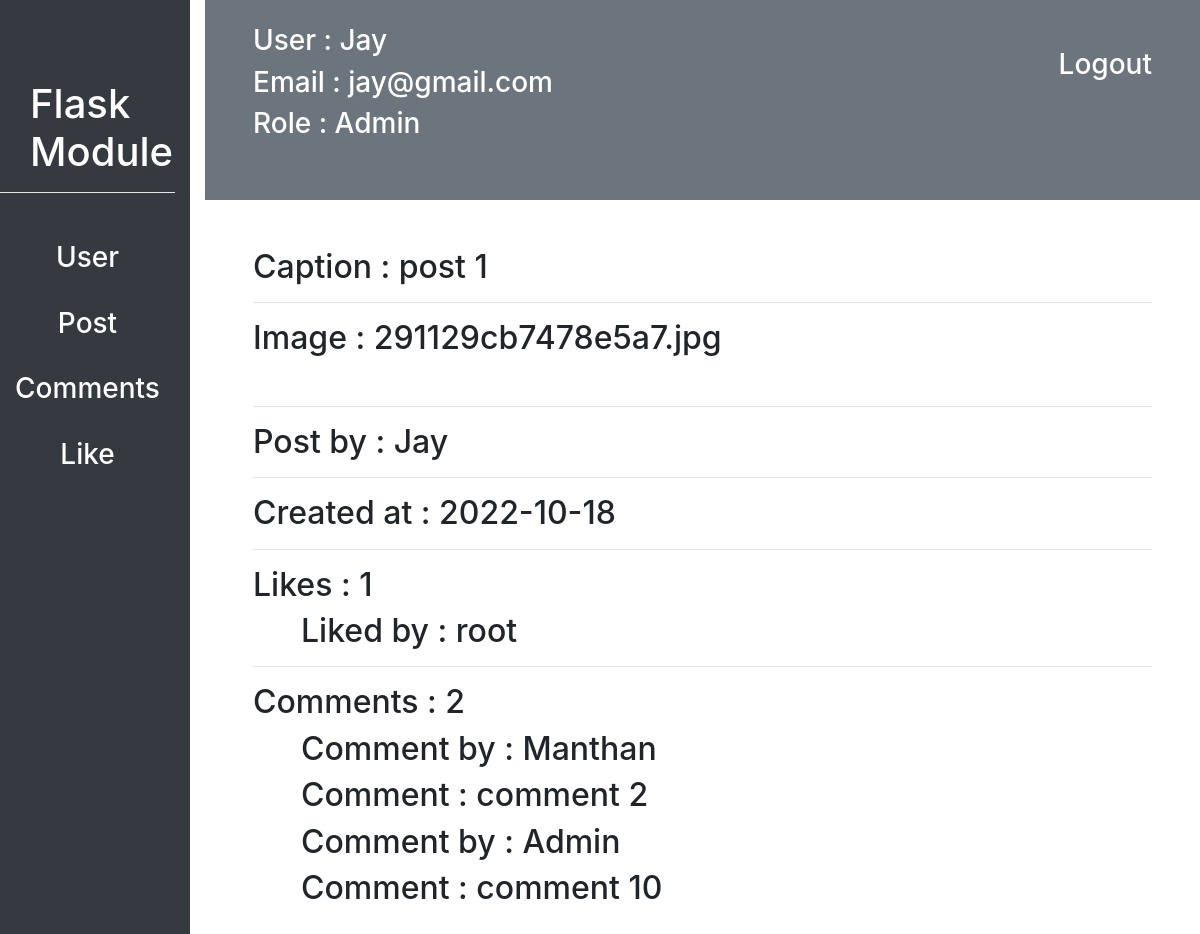
Page /customadmin/10/post_detail (signed in) on the earlier database version.
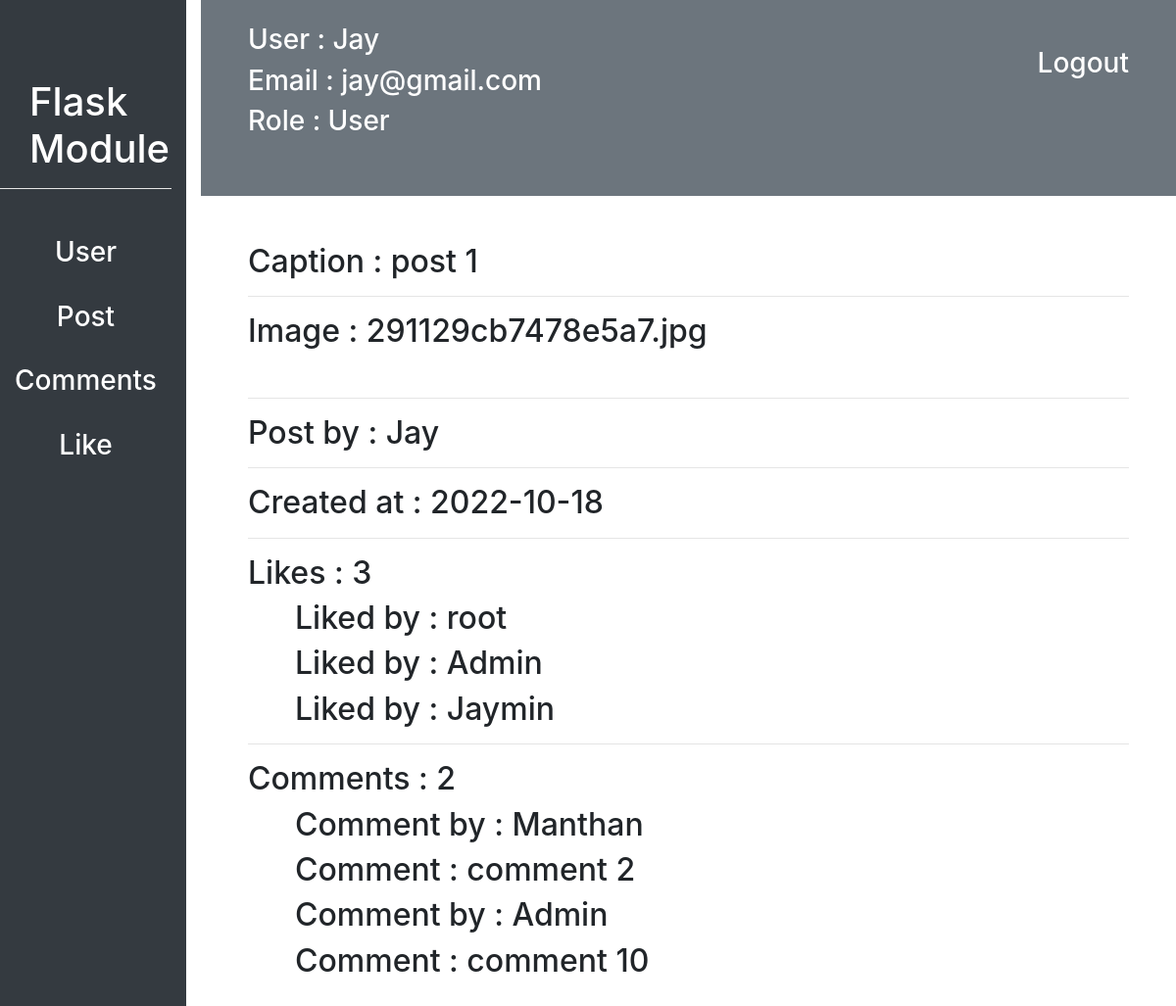
Same page on the later database version.
### flask_module/user/models.py (models this page shows, shortened)
class User(db.Model, UserMixin):
    id = db.Column(db.Integer, primary_key=True)
    username = db.Column(db.String(20), unique=True, nullable=False)
    email = db.Column(db.String(30), unique=True, nullable=False)
    profile_picture = db.Column(db.String(70), nullable=False, default="defualt_img.jpg")
    password = db.Column(db.String(15), nullable=False)
    like = db.relationship("Likes", backref="user", lazy=True, cascade = "all, delete, delete-orphan", )
    post = db.relationship("Post", backref="user", lazy=True, cascade = "all, delete, delete-orphan", )
    comment = db.relationship("Comments", backref="user", lazy=True, cascade = "all, delete, delete-orphan", )
    following = db.relationship("User",
                    secondary=connected_user,
                    primaryjoin=id==connected_user.c.parent_id,
                    secondaryjoin=id==connected_user.c.children_id,
                    backref="followed_by")
    role_id = db.Column(db.Integer, db.ForeignKey("role.id"), nullable=False)

class Role(db.Model):
    id = db.Column(db.Integer, primary_key=True)
    name = db.Column(db.String(20), unique=True, nullable=False)
    user = db.relationship("User", backref="role")

### flask_module/posts/models.py (models this page shows, shortened)
class Post(db.Model):
    id = db.Column(db.Integer, primary_key=True)
    image = db.Column(db.String(70), nullable=False)
    caption = db.Column(db.String(20), nullable=False)
    created_at = db.Column(db.DateTime, nullable=False, default=datetime.now())
    user_id = db.Column(db.Integer, db.ForeignKey("user.id"), nullable=False)
    comment = db.relationship("Comments", backref="post", lazy=True, cascade = "all, delete, delete-orphan", )
    likes = db.relationship("Likes", backref="post", lazy=True, cascade = "all, delete, delete-orphan", )

class Likes(db.Model):
    id = db.Column(db.Integer, primary_key=True)
    user_id = db.Column(db.Integer, db.ForeignKey("user.id"), nullable=False)
    post_id = db.Column(db.Integer, db.ForeignKey("post.id"), nullable=False)

class Comments(db.Model):
    id = db.Column(db.Integer, primary_key=True)
    user_id = db.Column(db.Integer, db.ForeignKey("user.id"), nullable=False)
    post_id = db.Column(db.Integer, db.ForeignKey("post.id"), nullable=False)
    comment = db.Column(db.String(200), nullable=True)

### flask_module/customadmin/routes.py (the view)
@customadmin.route("/customadmin/<int:post_id>/post_detail")
@login_required
def post_detail(post_id):
    post = Post.query.filter_by(id=int(post_id)).first()
    return render_template("customadmin/posts/post_detail.html", post=post)

### flask_module/customadmin/routes.py (called while the page is built)
def login_required(f):
    @wraps(f)
    def decorated_function(*args, **kwargs):
        if current_user.is_authenticated is False:
            return redirect(url_for('customadmin.login'))
        return f(*args, **kwargs)
    return decorated_function

### flask_module/user/models.py (called while the page is built)
@login_manager.user_loader
def load_user(user_id):
    return User.query.filter_by(id=int(user_id)).first()

### flask_module/templates/customadmin/posts/post_detail.html (shortened to what this page needs)
{% extends "customadmin/dashboard.html" %}
{% block contant %}
<div class="m-5">
    <h2>Caption : {{post.caption}}</h2>
    <hr>
    <h2>Image : {{post.image}}</h2>
    <hr>
    <h2>Post by : {{post.user.username}}</h2>
    <hr>
    <h2>Created at : {{post.created_at.strftime('%Y-%m-%d')}}</h2>
    <hr>
    <h2>Likes : {{post.likes|length}}</h2>
    {% for like in post.likes %}
        <h2 class="ml-5">Liked by : {{like.user.username}}</h2>
    {% endfor %}
    <hr>
    <h2>Comments : {{post.comment|length}}</h2>
    {% for comment in post.comment %}
        <h2 class="ml-5">Comment by : {{comment.user.username}}</h2>
        <h2 class="ml-5">Comment : {{comment.comment}}</h2>
    {% endfor %}
</div>
{% endblock contant %}

### flask_module/templates/customadmin/dashboard.html (shortened to what this page needs)
<!DOCTYPE html>
<html lang="en">
<head>
    <link rel="stylesheet" href="{{ url_for('static', filename='css/bootstrap.css') }}">
</head>
<body>
    <div class="row" id="sidebar">
        <div class="col bg-dark">
            <div id="module-title">
                <h1 class="text-white">Flask Module</h1>
            </div>
            <hr style="background: white">
            <div class="mt-5 text-center">
                <a href="{{url_for('customadmin.dashboard', username=current_user.username)}}"><h3 class="text-white">User</h3></a><br>
                <a href="{{url_for('customadmin.post_list')}}"><h3 class="text-white">Post</h3></a><br>
                <a href="{{url_for('customadmin.comments_list')}}"><h3 class="text-white">Comments</h3></a><br>
                <a href="{{url_for('customadmin.like_list')}}"><h3 class="text-white">Like</h3></a><br>
            </div>
        </div>
        <div class="col-10">
            <div id="navbar" class="bg-secondary">
                <a href="{{url_for('customadmin.logout')}}"><h3 class="float-right px-5 pt-5 text-white">Logout</h3></a>
                <h3 class="text-white pt-4 px-5">User : {{current_user.username}}</h3>
                <h3 class="text-white px-5">Email : {{current_user.email}}</h3>
                <h3 class="text-white px-5">Role : {{current_user.role.name}}</h3>
            </div>
            {% block contant %}{% endblock contant %}
        </div>
    </div>
</body>
</html>

### flask_module/templates/customadmin/dashboard.html (style rules this page uses)
#sidebar { height: 900px; }
#module-title { margin-top: 80px; margin-left: 30px; }
#navbar { height: 200px; }

Differences in the rows shown:
no longer on this page (row unchanged): Role: role.name "Admin"
now on this page (row unchanged): Role: role.name "User"
added Likes: user.username "Admin"
added Likes: user.username "Jaymin"
Other differences:
{{ post.likes|length }}: "1" → "3"
